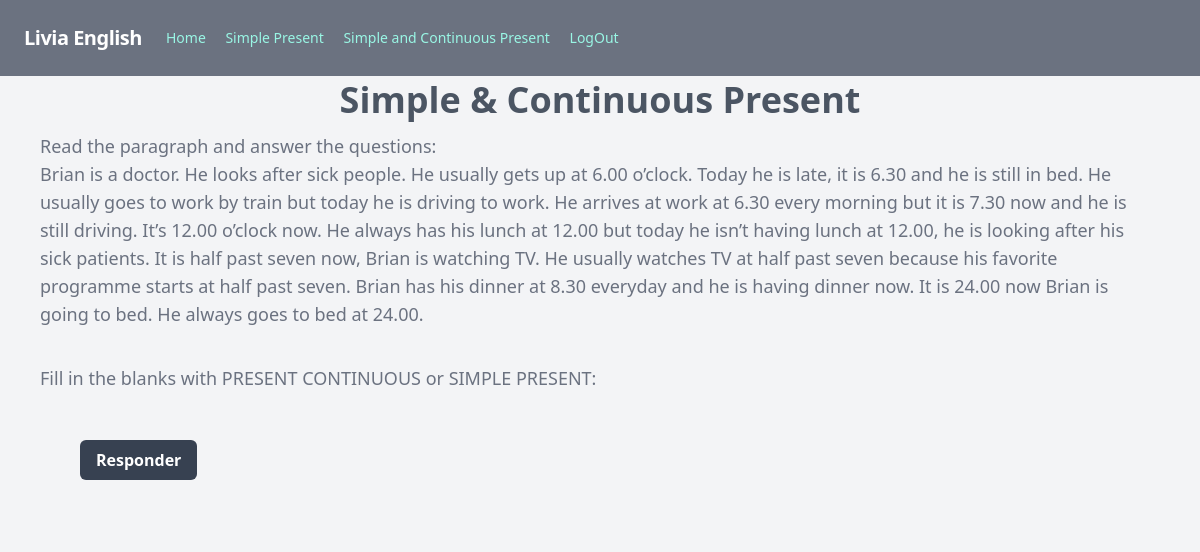
Before: /simplecontinuouspresent/ with the older database file.
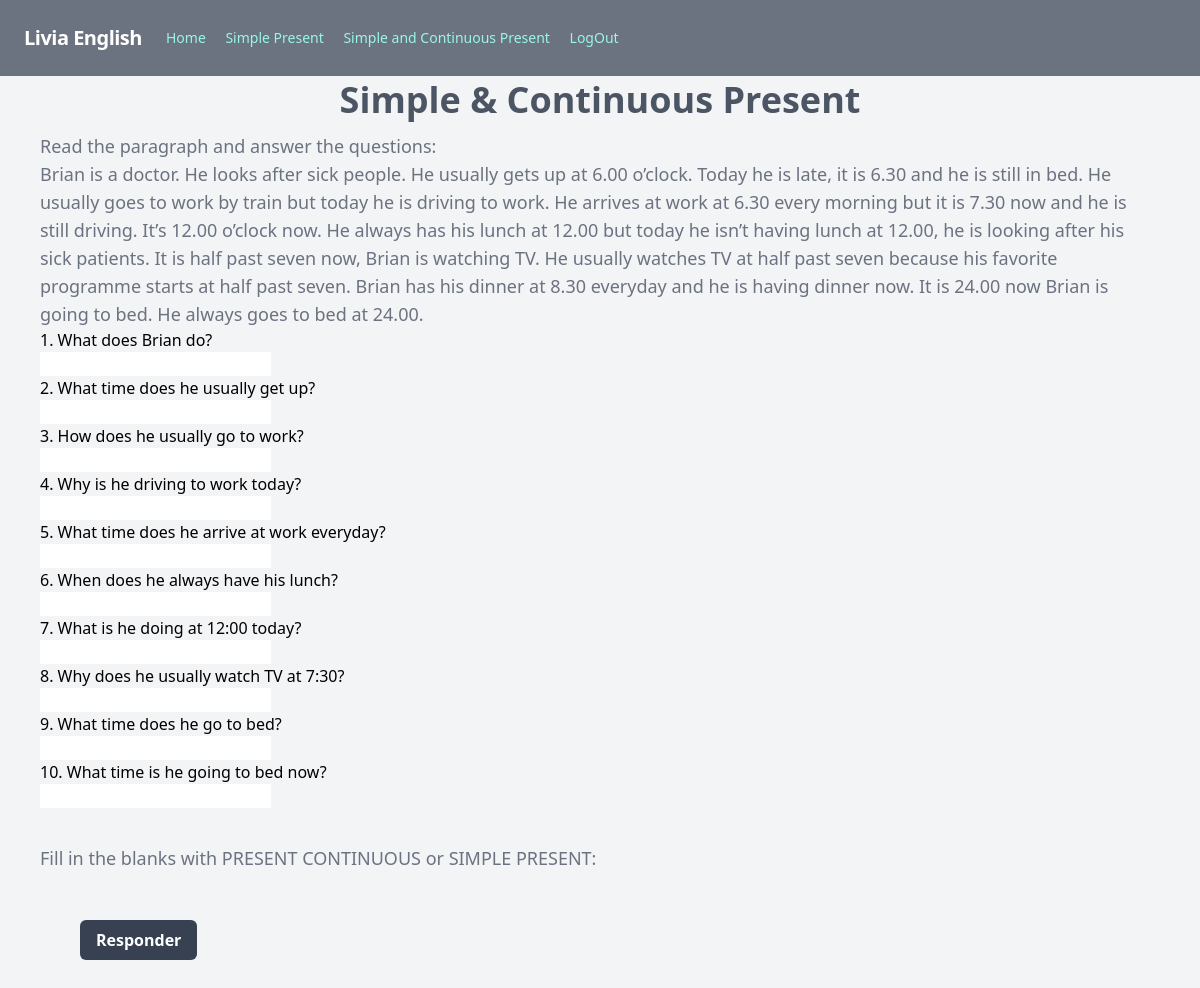
After: the same page with the newer database file.
### simuladosingles/models.py (models this page shows)
class FillInBlank_by_topic(models.Model):
    assunto=models.CharField(max_length=500)
    pergunta = models.CharField(max_length=5000)
    resposta = models.CharField(max_length=5000)

### simuladosingles/views.py (the view)
# urls.py: path('simplecontinuouspresent/',views.simplecontinuouspresent, name='simplecontinuouspresent'),
def simplecontinuouspresent(request):
    question_list = FillInBlank_by_topic.objects.filter(assunto="simplecontinuouspresent").order_by("id")
    question_list_questao2 = FillInBlank_by_topic.objects.filter(assunto="simplecontinuouspresentquestao2").order_by("id")
    context = {
        "question_list": question_list,
        "question_list_questao2": question_list_questao2,
    }
    return render(request, 'simplecontinuouspresent.html',context)

### templates/simplecontinuouspresent.html (shortened to what this page needs)
{% extends 'home.html' %}
{% block content %}
<div class="text-left py-1 px-10">
    <h1 class="block text-center text-2xl font-bold text-gray-600 sm:text-4xl">Simple & Continuous Present</h1>
    <p class="mt-3 text-lg text-gray-500">Read the paragraph and answer the questions:
        <br/>
        Brian is a doctor. He looks after sick people. He usually gets up at 6.00 o’clock. Today he is
        late, it is 6.30 and he is still in bed. He usually goes to work by train but today he is driving to
        work. He arrives at work at 6.30 every morning but it is 7.30 now and he is still driving.
        It’s 12.00 o’clock now. He always has his lunch at 12.00 but today he isn’t having lunch at
        12.00, he is looking after his sick patients. It is half past seven now, Brian is watching TV. He
        usually watches TV at half past seven because his favorite programme starts at half past seven.
        Brian has his dinner at 8.30 everyday and he is having dinner now.
        It is 24.00 now Brian is going to bed. He always goes to bed at 24.00.</p>
    <p >
    <form action="{% url 'resultsimplecontinuouspresent' %}" method="get" class="form-polls">
    {% for question in question_list %}
        <label for={{question.id}}>{{ question.pergunta }}</label>
        <br/>
        <input type="text"  name='{{question.id}}'   />
        <br/>
      {% endfor %}
      <br/>
      <p class="mt-3 text-lg text-gray-500"> Fill in the blanks with PRESENT CONTINUOUS or SIMPLE PRESENT:</p>
      <br/>
      <br/>
      <input class="bg-gray-700 ml-10 mb-10 hover:bg-blue-600 text-white font-semibold rounded-md py-2 px-4 w-50" type="submit" value="Responder" />
    </form>
</p>
</div>
{% endblock %}

Changed rows visible on the page:
added FillInBlank_by_topic: pergunta "1. What does Brian do?"
added FillInBlank_by_topic: pergunta "2. What time does he usually get up?"
added FillInBlank_by_topic: pergunta "3. How does he usually go to work?"
added FillInBlank_by_topic: pergunta "4. Why is he driving to work today?"
added FillInBlank_by_topic: pergunta "5. What time does he arrive at work everyday?"
added FillInBlank_by_topic: pergunta "6. When does he always have his lunch?"
added FillInBlank_by_topic: pergunta "7. What is he doing at 12:00 today?"
added FillInBlank_by_topic: pergunta "8. Why does he usually watch TV at 7:30?"
added FillInBlank_by_topic: pergunta "9. What time does he go to bed?"
added FillInBlank_by_topic: pergunta "10. What time is he going to bed now?"
